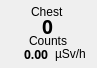
         <widget class="QFrame" name="cps_frame_m4_2">
          <property name="geometry">
           <rect>
            <x>56</x>
            <y>109</y>
            <width>97</width>
            <height>68</height>
           </rect>
          </property>
          <property name="toolTip">
           <string>&lt;html&gt;&lt;head/&gt;&lt;body&gt;&lt;p&gt;Module 4&lt;/p&gt;&lt;/body&gt;&lt;/html&gt;</string>
          </property>
          <property name="frameShape">
           <enum>QFrame::NoFrame</enum>
          </property>
          <property name="frameShadow">
           <enum>QFrame::Plain</enum>
          </property>
          <widget class="QLabel" name="cps_bg_m4_2">
           <property name="geometry">
            <rect>
             <x>2</x>
             <y>2</y>
             <width>91</width>
             <height>62</height>
            </rect>
           </property>
           <property name="frameShadow">
            <enum>QFrame::Sunken</enum>
           </property>
           <property name="text">
            <string/>
           </property>
           <property name="pixmap">
            <pixmap resource="RadMaster 3000+ v0.1/resources.qrc">:/bg/resources/bg/cps_frame.png</pixmap>
           </property>
           <property name="scaledContents">
            <bool>true</bool>
           </property>
          </widget>
          <widget class="QWidget" name="layoutWidget_19">
           <property name="geometry">
            <rect>
             <x>3</x>
             <y>5</y>
             <width>90</width>
             <height>60</height>
            </rect>
           </property>
           <layout class="QVBoxLayout" name="verticalLayout_30">
            <property name="spacing">
             <number>0</number>
            </property>
            <item alignment="Qt::AlignHCenter">
             <widget class="QLabel" name="res_bodypart_4">
              <property name="maximumSize">
               <size>
                <width>16777215</width>
                <height>13</height>
               </size>
              </property>
              <property name="text">
               <string>Chest</string>
              </property>
             </widget>
            </item>
            <item alignment="Qt::AlignHCenter">
             <widget class="QLabel" name="counts_4">
              <property name="maximumSize">
               <size>
                <width>16777215</width>
                <height>16</height>
               </size>
              </property>
              <property name="font">
               <font>
                <family>Arial Black</family>
                <pointsize>14</pointsize>
                <weight>75</weight>
                <bold>true</bold>
               </font>
              </property>
              <property name="text">
               <string>0</string>
              </property>
             </widget>
            </item>
            <item alignment="Qt::AlignHCenter">
             <widget class="QLabel" name="counts_label_4">
              <property name="maximumSize">
               <size>
                <width>16777215</width>
                <height>13</height>
               </size>
              </property>
              <property name="text">
               <string>Counts</string>
              </property>
             </widget>
            </item>
            <item>
             <layout class="QGridLayout" name="gridLayout_23">
              <item row="0" column="0" alignment="Qt::AlignRight">
               <widget class="QLabel" name="res_uSv_4">
                <property name="maximumSize">
                 <size>
                  <width>16777215</width>
                  <height>14</height>
                 </size>
                </property>
                <property name="font">
                 <font>
                  <family>Arial Black</family>
                  <pointsize>9</pointsize>
                  <weight>75</weight>
                  <bold>true</bold>
                 </font>
                </property>
                <property name="text">
                 <string>0.00</string>
                </property>
               </widget>
              </item>
              <item row="0" column="1" alignment="Qt::AlignHCenter">
               <widget class="QLabel" name="res_uSv_label_4">
                <property name="maximumSize">
                 <size>
                  <width>16777215</width>
                  <height>14</height>
                 </size>
                </property>
                <property name="text">
                 <string>µSv/h</string>
                </property>
               </widget>
              </item>
             </layout>
            </item>
           </layout>
          </widget>
         </widget>
